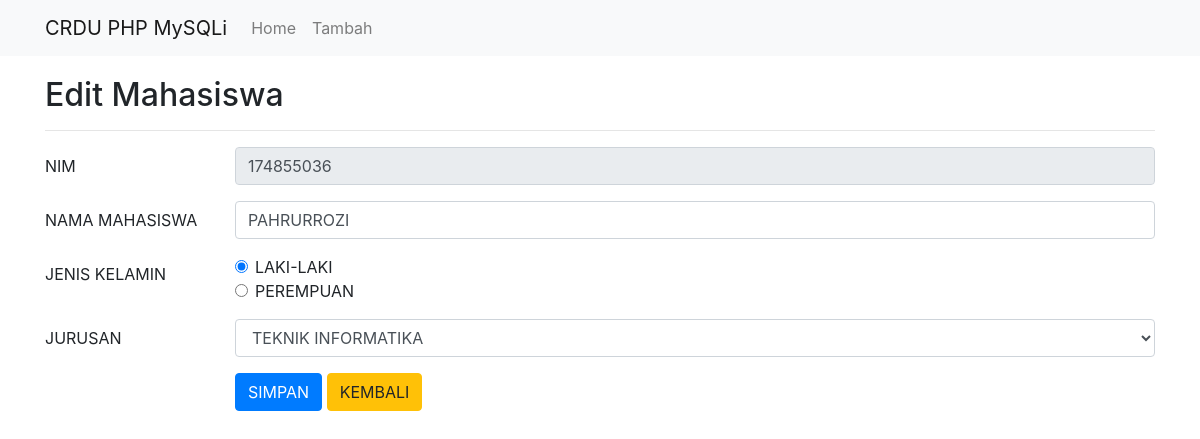
Page /edit.php?id=2 on the committed database.
### tables this page shows
CREATE TABLE `mahasiswa` (
  `id` int(11) NOT NULL,
  `nim` int(11) NOT NULL,
  `nama` varchar(50) NOT NULL,
  `jenis_kelamin` varchar(20) NOT NULL,
  `jurusan` varchar(30) NOT NULL
);

### edit.php (the view, shortened to what this page needs)
<?php include('config.php'); ?>
<!DOCTYPE html>
<html>
<head>
	<link rel="stylesheet" href="https://stackpath.bootstrapcdn.com/bootstrap/4.1.3/css/bootstrap.min.css">
</head>
<body>
	<nav class="navbar navbar-expand-lg navbar-light bg-light">
		<div class="container">
			<a class="navbar-brand" href="#">CRDU PHP MySQLi</a>
			<div class="collapse navbar-collapse" id="navbarSupportedContent">
				<ul class="navbar-nav mr-auto">
					<li class="nav-item">
						<a class="nav-link" href="index.php">Home</a>
					</li>
					<li class="nav-item">
						<a class="nav-link" href="tambah.php">Tambah</a>
					</li>
				</ul>
			</div>
		</div>
	</nav>
	<div class="container" style="margin-top:20px">
		<h2>Edit Mahasiswa</h2>
		<hr>
		<?php
		if(isset($_GET['id'])){
			$id = $_GET['id'];
			$select = mysqli_query($koneksi, "SELECT * FROM mahasiswa WHERE id='$id'") or die(mysqli_error($koneksi));
			if(mysqli_num_rows($select) == 0){
				echo '<div class="alert alert-warning">ID tidak ada dalam database.</div>';
				exit();
			}else{
				$data = mysqli_fetch_assoc($select);
			}
		}
		?>
		<form action="edit.php?id=<?php echo $id; ?>" method="post">
			<div class="form-group row">
				<label class="col-sm-2 col-form-label">NIM</label>
				<div class="col-sm-10">
					<input type="text" name="nim" class="form-control" size="4" value="<?php echo $data['nim']; ?>" readonly required>
				</div>
			</div>
			<div class="form-group row">
				<label class="col-sm-2 col-form-label">NAMA MAHASISWA</label>
				<div class="col-sm-10">
					<input type="text" name="nama" class="form-control" value="<?php echo $data['nama']; ?>" required>
				</div>
			</div>
			<div class="form-group row">
				<label class="col-sm-2 col-form-label">JENIS KELAMIN</label>
				<div class="col-sm-10">
					<div class="form-check">
						<input type="radio" class="form-check-input" name="jenis_kelamin" value="LAKI-LAKI" <?php if($data['jenis_kelamin'] == 'LAKI-LAKI'){ echo 'checked'; } ?> required>
						<label class="form-check-label">LAKI-LAKI</label>
					</div>
					<div class="form-check">
						<input type="radio" class="form-check-input" name="jenis_kelamin" value="PEREMPUAN" <?php if($data['jenis_kelamin'] == 'PEREMPUAN'){ echo 'checked'; } ?> required>
						<label class="form-check-label">PEREMPUAN</label>
					</div>
				</div>
			</div>
			<div class="form-group row">
				<label class="col-sm-2 col-form-label">JURUSAN</label>
				<div class="col-sm-10">
					<select name="jurusan" class="form-control" required>
						<option value="TEKNIK INFORMATIKA" <?php if($data['jurusan'] == 'TEKNIK INFORMATIKA'){ echo 'selected'; } ?>>TEKNIK INFORMATIKA</option>
					</select>
				</div>
			</div>
			<div class="form-group row">
				<label class="col-sm-2 col-form-label">&nbsp;</label>
				<div class="col-sm-10">
					<input type="submit" name="submit" class="btn btn-primary" value="SIMPAN">
					<a href="index.php" class="btn btn-warning">KEMBALI</a>
				</div>
			</div>
		</form>
	</div>
</body>
</html>

### rows in the picture
mahasiswa: nim "174855036", nama "PAHRURROZI", jenis_kelamin "☑", jurusan "TEKNIK INFORMATIKA"
